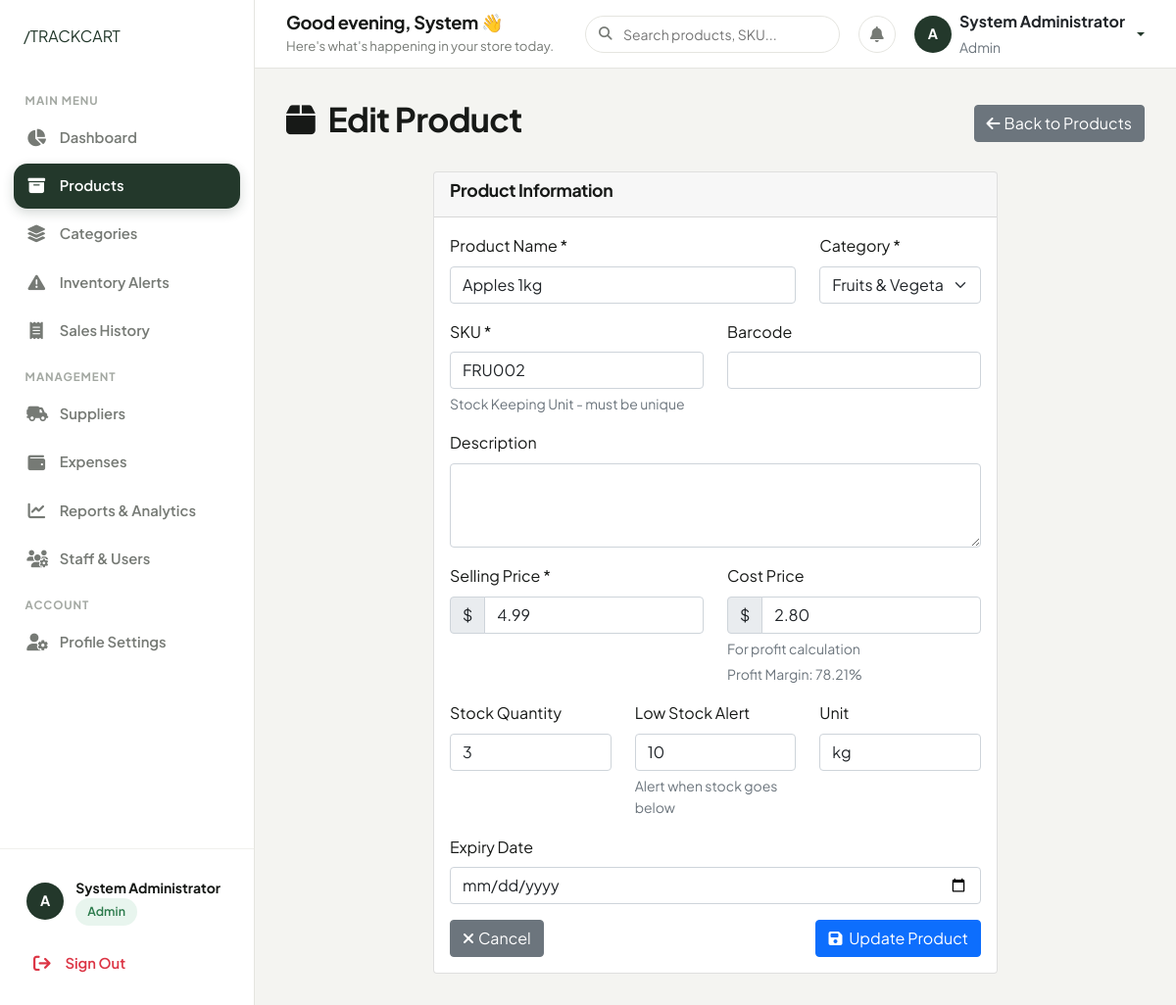
The page /products/18/edit/ (signed in) on the database as committed earlier.
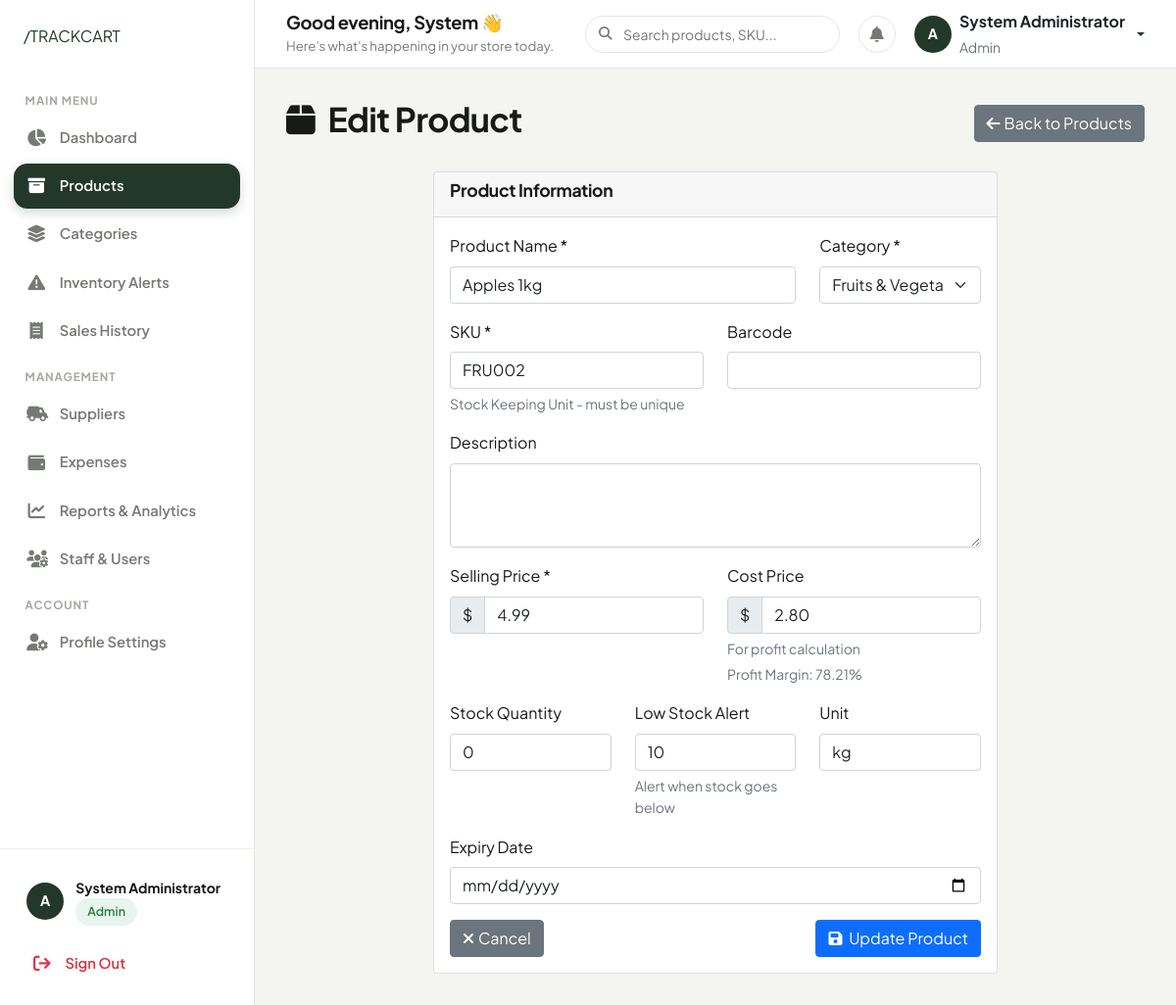
The same page on the database as committed later.
### products/models.py (models this page shows, shortened)
class Product(models.Model):
    name = models.CharField(max_length=200)
    sku = models.CharField(max_length=50, unique=True, help_text="Stock Keeping Unit")
    barcode = models.CharField(max_length=100, blank=True, null=True, unique=True)
    category = models.ForeignKey(Category, on_delete=models.PROTECT, related_name='products')
    description = models.TextField(blank=True, null=True)
    price = models.DecimalField(max_digits=10, decimal_places=2, validators=[MinValueValidator(Decimal('0.01'))])
    cost_price = models.DecimalField(max_digits=10, decimal_places=2, validators=[MinValueValidator(Decimal('0.00'))], help_text="Cost price for profit calculation")
    stock_quantity = models.IntegerField(default=0, validators=[MinValueValidator(0)])
    low_stock_threshold = models.IntegerField(default=10, validators=[MinValueValidator(0)], help_text="Alert when stock goes below this number")
    unit = models.CharField(max_length=20, default='pcs', help_text="Unit of measurement (e.g., pcs, kg, ltr)")
    expiry_date = models.DateField(blank=True, null=True)
    is_active = models.BooleanField(default=True)
    created_at = models.DateTimeField(auto_now_add=True)
    updated_at = models.DateTimeField(auto_now=True)
    class Meta:
        ordering = ['name']

class Category(models.Model):
    name = models.CharField(max_length=100, unique=True)
    description = models.TextField(blank=True, null=True)
    created_at = models.DateTimeField(auto_now_add=True)
    updated_at = models.DateTimeField(auto_now=True)
    class Meta:
        verbose_name_plural = "Categories"
        ordering = ['name']

### products/views.py (the view, shortened to what this page needs)
# urls.py: path('<int:product_id>/edit/', views.product_edit, name='product_edit'),
@login_required
@user_passes_test(is_admin)
def product_edit(request, product_id):
    product = get_object_or_404(Product, id=product_id)
    categories = Category.objects.all()
    return render(request, 'products/product_form.html', {'product': product, 'categories': categories})

### authentication/models.py (called while the page is built)
    @property
    def is_admin(self):
        return self.role == 'admin'

### products/views.py (called while the page is built)
def is_admin(user):
    try:
        return user.userprofile.is_admin
    except:
        return False

### templates/products/product_form.html (shortened to what the changed rows need)
{% extends 'base.html' %}
{% block content %}
<div class="d-flex justify-content-between align-items-center mb-4">
    <h2>
        <i class="fas fa-box me-2"></i>
        {% if product %}Edit Product{% else %}Add Product{% endif %}
    </h2>
</div>
<div class="row">
    <div class="col-md-8 mx-auto">
        <div class="card">
            <div class="card-body">
                <form method="post">
                    <div class="row">
                        <div class="col-md-8">
                            <div class="mb-3">
                                <label for="name" class="form-label">Product Name *</label>
                                <input type="text" class="form-control" id="name" name="name"
                                       value="{{ product.name|default:'' }}" required>
                            </div>
                        </div>
                        <div class="col-md-4">
                            <div class="mb-3">
                                <label for="category" class="form-label">Category *</label>
                                <select class="form-select" id="category" name="category" required>
                                    {% for cat in categories %}
                                    <option value="{{ cat.id }}"
                                            {% if product.category.id == cat.id %}selected{% endif %}>
                                        {{ cat.name }}
                                    </option>
                                    {% endfor %}
                                </select>
                            </div>
                        </div>
                    </div>
                    <div class="row">
                        <div class="col-md-6">
                            <div class="mb-3">
                                <label for="sku" class="form-label">SKU *</label>
                                <input type="text" class="form-control" id="sku" name="sku"
                                       value="{{ product.sku|default:'' }}" required>
                                <div class="form-text">Stock Keeping Unit - must be unique</div>
                            </div>
                        </div>
                    </div>
                    <div class="row">
                        <div class="col-md-6">
                            <div class="mb-3">
                                <div class="input-group">
                                    <span class="input-group-text">$</span>
                                    <input type="number" class="form-control" id="price" name="price"
                                           value="{{ product.price|default:'' }}" step="0.01" min="0.01" required>
                                </div>
                            </div>
                        </div>
                        <div class="col-md-6">
                            <div class="mb-3">
                                <div class="input-group">
                                    <span class="input-group-text">$</span>
                                    <input type="number" class="form-control" id="cost_price" name="cost_price"
                                           value="{{ product.cost_price|default:'' }}" step="0.01" min="0">
                                </div>
                            </div>
                        </div>
                    </div>
                    <div class="row">
                        <div class="col-md-4">
                            <div class="mb-3">
                                <label for="stock_quantity" class="form-label">Stock Quantity</label>
                                <input type="number" class="form-control" id="stock_quantity" name="stock_quantity"
                                       value="{{ product.stock_quantity|default:'0' }}" min="0">
                            </div>
                        </div>
                        <div class="col-md-4">
                            <div class="mb-3">
                                <label for="low_stock_threshold" class="form-label">Low Stock Alert</label>
                                <input type="number" class="form-control" id="low_stock_threshold" name="low_stock_threshold"
                                       value="{{ product.low_stock_threshold|default:'10' }}" min="0">
                                <div class="form-text">Alert when stock goes below</div>
                            </div>
                        </div>
                        <div class="col-md-4">
                            <div class="mb-3">
                                <label for="unit" class="form-label">Unit</label>
                                <input type="text" class="form-control" id="unit" name="unit"
                                       value="{{ product.unit|default:'pcs' }}" placeholder="pcs, kg, ltr, etc.">
                            </div>
                        </div>
                    </div>
                    <div class="mb-3">
                        <label for="expiry_date" class="form-label">Expiry Date</label>
                        <input type="date" class="form-control" id="expiry_date" name="expiry_date"
                               value="{% if product.expiry_date %}{{ product.expiry_date|date:'Y-m-d' }}{% endif %}">
                    </div>
                </form>
            </div>
        </div>
    </div>
</div>
{% endblock %}

Rows that differ between the two databases and show on the page:
changed Product "Apples 1kg": stock_quantity "3" → "0"
